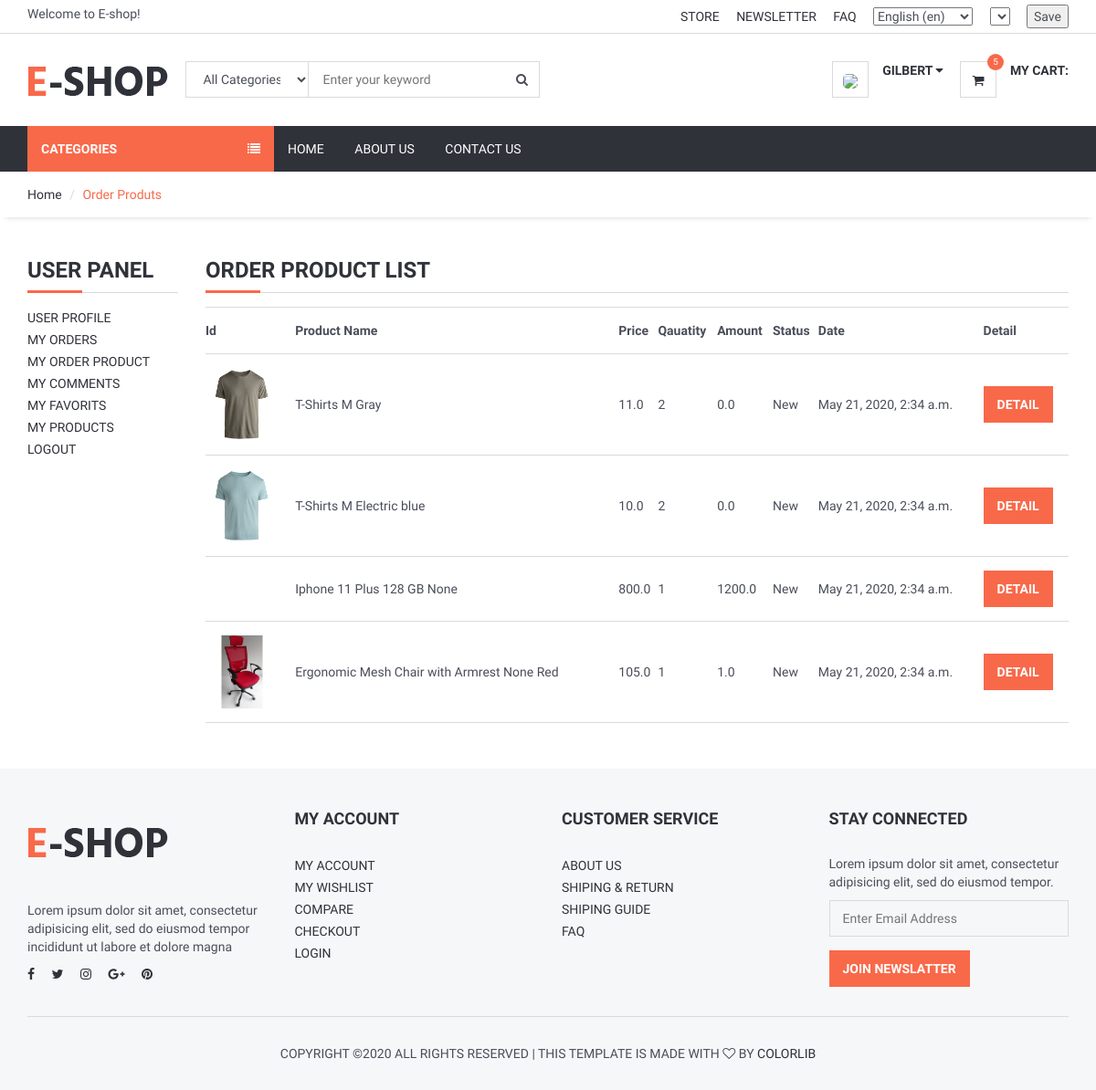
The app's page /user/orders_product/ (signed in) with its own data.
### order/models.py (models this page shows, shortened)
class OrderProduct(models.Model):
    STATUS = (
        ('New', 'New'),
        ('Accepted', 'Accepted'),
        ('Canceled', 'Canceled'),
    )
    order = models.ForeignKey(Order, on_delete=models.CASCADE)
    user = models.ForeignKey(User, on_delete=models.CASCADE)
    product = models.ForeignKey(Product, on_delete=models.CASCADE)
    variant = models.ForeignKey(Variants, on_delete=models.SET_NULL,blank=True, null=True) # relation with varinat
    quantity = models.IntegerField()
    price = models.FloatField()
    amount = models.FloatField()
    status = models.CharField(max_length=10, choices=STATUS, default='New')
    create_at = models.DateTimeField(auto_now_add=True)
    update_at = models.DateTimeField(auto_now=True)

### product/models.py (models this page shows, shortened)
class Variants(models.Model):
    title = models.CharField(max_length=100, blank=True,null=True)
    product = models.ForeignKey(Product, on_delete=models.CASCADE)
    color = models.ForeignKey(Color, on_delete=models.CASCADE,blank=True,null=True)
    size = models.ForeignKey(Size, on_delete=models.CASCADE,blank=True,null=True)
    image_id = models.IntegerField(blank=True,null=True,default=0)
    quantity = models.IntegerField(default=1)
    price = models.DecimalField(max_digits=12, decimal_places=2,default=0)
    def image(self):
        img = Images.objects.get(id=self.image_id)
        if img.id is not None:
             varimage=img.image.url
        else:
            varimage=""
        return varimage

class Images(models.Model):
    product=models.ForeignKey(Product,on_delete=models.CASCADE)
    title = models.CharField(max_length=50,blank=True)
    image = models.ImageField(blank=True, upload_to='images/')

class Product(models.Model):
    STATUS = (
        ('True', 'True'),
        ('False', 'False'),
    )
    VARIANTS = (
        ('None', 'None'),
        ('Size', 'Size'),
        ('Color', 'Color'),
        ('Size-Color', 'Size-Color'),
    )
    category = models.ForeignKey(Category, on_delete=models.CASCADE) #many to one relation with Category
    title = models.CharField(max_length=150)
    keywords = models.CharField(max_length=255)
    description = models.TextField(max_length=255)
    image=models.ImageField(upload_to='images/',null=False)
    price = models.DecimalField(max_digits=12, decimal_places=2,default=0)
    amount=models.IntegerField(default=0)
    minamount=models.IntegerField(default=3)
    variant=models.CharField(max_length=10,choices=VARIANTS, default='None')
    detail=RichTextUploadingField()
    slug = models.SlugField(null=False, unique=True)
    status=models.CharField(max_length=10,choices=STATUS)
    create_at=models.DateTimeField(auto_now_add=True)
    update_at=models.DateTimeField(auto_now=True)

class Size(models.Model):
    name = models.CharField(max_length=20)
    code = models.CharField(max_length=10, blank=True,null=True)
    def __str__(self):
        return self.name

class Color(models.Model):
    name = models.CharField(max_length=20)
    code = models.CharField(max_length=10, blank=True,null=True)
    def __str__(self):
        return self.name

### user/views.py (the view)
# urls.py: path('orders_product/', views.user_order_product, name='user_order_product'),
@login_required(login_url='/login') # Check login
def user_order_product(request):
    current_user = request.user
    order_product = OrderProduct.objects.filter(user_id=current_user.id).order_by('-id')
    context = {#'category': category,
               'order_product': order_product,
               }
    return render(request, 'user_order_products.html', context)

### home/templatetags/myapptags.py (called while the page is built)
@register.simple_tag
def shopcartcount(userid):
    count = ShopCart.objects.filter(user_id=userid).count()
    return count

### user/templates/user_order_products.html (shortened to what this page needs)
{% extends 'homebase.html' %}
{% block sidebar %} {% include 'sidebar.html' %} {% endblock %}
{% block body %}
    <div id="breadcrumb">
        <div class="container">
            <ul class="breadcrumb">
                <li><a href="/">Home</a></li>
                <li class="active">Order Produts</li>
            </ul>
        </div>
    </div>
    <div class="section">
        <div class="container">
            <div class="row">
                <div class="col-md-2">
                    {% include "user_panel.html" %}
                </div>
                <div class="col-md-10">
                    <div class="order-summary clearfix">
                        <div class="section-title">
                            <h3 class="title">Order Product List</h3>
                        </div>
                        <table class="shopping-cart-table table">
                            <tr>
                                <th class="text-left">Id </th>
                                <th class="text-left">Product Name </th>
                                <th class="text-left">Price </th>
                                <th class="text-left">Qauatity </th>
                                <th class="text-left">Amount </th>
                                <th class="text-left">Status </th>
                                <th class="text-left">Date </th>
                                <th class="text-left">Detail </th>
                            </tr>
                            {% for rs in order_product %}
                                <tr>
                                    <td class="text-left">
                                        <a href="/product/{{ rs.product_id }}/{{ rs.product.slug }}">
                                            {% if rs.variant.image_id > 0 %}
                                                <img src="{{rs.variant.image }}" alt="" style="height: 80px">
                                            {% else %}
                                                <img src="{{rs.product.image.url}}" alt="" style="height: 80px">
                                            {% endif %}
                                        </a>
                                    </td>
                                    <td>{{ rs.product.title}} {{ rs.variant.size }}   {{ rs.variant.color }}</td>
                                    <td class="text-left">{{ rs.price}} </td>
                                    <td class="text-left">{{ rs.quantity}} </td>
                                    <td class="text-left">{{ rs.amount}} </td>
                                    <td class="text-left">{{ rs.status}} </td>
                                    <td class="text-left">{{ rs.create_at}} </td>
                                    <td class="text-left"><a class="primary-btn" href="/user/order_product_detail/{{ rs.id }}/{{ rs.order.id}}"> Detail </a></td>
                                </tr>
                            {% endfor %}
                        </table>
                    </div>
                </div>
            </div>
        </div>
    </div>
{% endblock %}

### home/templates/homebase.html (shortened to what this page needs)
{% load i18n %}
<!DOCTYPE html>
<html lang="{{ LANGUAGE_CODE }}">
<head>
    {% load static %}
    <link type="text/css" rel="stylesheet" href="{% static '' %}css/bootstrap.min.css" />
    <link type="text/css" rel="stylesheet" href="{% static 'css/slick.css' %}" />
    <link type="text/css" rel="stylesheet" href="{% static '' %}css/slick-theme.css" />
    <link type="text/css" rel="stylesheet" href="{% static '' %}css/nouislider.min.css" />
    <link rel="stylesheet" href="{% static '' %}css/font-awesome.min.css">
    <link type="text/css" rel="stylesheet" href="{% static '' %}css/style.css" />
    <link rel="stylesheet" href="https://ajax.googleapis.com/ajax/libs/jqueryui/1.11.4/themes/smoothness/jquery-ui.css">
</head>
<body>
{% include 'header.html' %}
{% block sidebar %} {% endblock %}
{% block body %} {% endblock %}
{% include 'footer.html' %}
</body>
</html>

### home/templates/header.html (shortened to what this page needs)
{% load static %}
{% load i18n %}
{% load currency %}
<header>
    <div id="top-header">
        <div class="container">
            <div class="pull-left">
                <span>{% trans "Welcome to E-shop!" %}</span>
            </div>
            <div class="pull-right">
                <ul class="header-top-links">
                    <li><a href="#">{% trans "Store" %}</a></li>
                    <li><a href="#">{% trans "Newsletter" %}</a></li>
                    <li><a href="{% url 'faq' %}">{% trans "FAQ" %}</a></li>
                    <li class="dropdown default-dropdown">
                        <form action="{% url 'selectlanguage' %}" method="post">{% csrf_token %}
                            <select name="language" onchange="submit()" >
                                {% get_current_language as LANGUAGE_CODE %}
                                {% get_available_languages as LANGUAGES %}
                                {% get_language_info_list for LANGUAGES as languages %}
                                {% for language in languages %}
                                    <option value="{{ language.code }}"{% if language.code == LANGUAGE_CODE %} selected{% endif %}>
                                        {{ language.name_local }} ({{ language.code }})
                                    </option>
                                {% endfor %}
                            </select>
                        </form>
                    </li>
                    <li class="dropdown default-dropdown">
                        <form id="currency_switcher" method="POST" action="{% url 'selectcurrency' %}">
                            <select name="currency" onchange="submit()" >
                            </select>
                        </form>
                    </li>
                    <li class="dropdown default-dropdown">
                        <form id="currency_switcher" method="POST" action="{% url 'savelangcur' %}">
                            <input type="submit" value="Save" />
                        </form>
                    </li>
                </ul>
            </div>
        </div>
    </div>
    <div id="header">
        <div class="container">
            <div class="pull-left">
                <div class="header-logo">
                    <a class="logo" href="{% url 'home' %}">
                        <img src="{% static '' %}img/logo.png" alt="">
                    </a>
                </div>
                <div class="header-search">
                    <form action="/search/" method="post">
                        <input id="query" name="query" class="input search-input" type="text" placeholder="Enter your keyword">
                        <select name="catid"  class="input search-categories">
                            <option value="0">{% trans "All Categories" %}</option>
                        </select>
                        <button class="search-btn"><i class="fa fa-search"></i></button>
                    </form>
                </div>
            </div>
            <div class="pull-right" >
                <ul class="header-btns">
                    <li class="header-account dropdown default-dropdown">
                        {% if user.id is not None %}
                            <div class="dropdown-toggle" role="button" data-toggle="dropdown" aria-expanded="true">
                                <div class="header-btns-icon">
                                    <img src="{{ request.session.userimage }}" style="height: 40px; border-radius: 30%">
                                </div>
                                <strong class="text-uppercase">{{ user.first_name }} <i class="fa fa-caret-down"></i></strong>
                            </div>
                        {% else %}
                            <a href="{% url 'login' %}" class="text-uppercase">Login</a> / <a href="{% url 'signup' %}" class="text-uppercase">Sign Up</a>
                        {% endif %}
                    </li>
                    <li class="header-cart dropdown default-dropdown">
                        <a href="{% url 'shopcart'%}" >
                            <div class="header-btns-icon">
                                <i class="fa fa-shopping-cart"></i>
                                {% load myapptags %}
                                {% shopcartcount user.id as count %}
                                <span class="qty">{{ count }}</span>
                            </div>
                            <strong class="text-uppercase">{% trans "My Cart:" %}</strong>
                            <br>
                        </a>
                    </li>
                </ul>
            </div>
        </div>
    </div>
</header>

### home/templates/sidebar.html (shortened to what this page needs)
{% load static %}
{% load i18n %}
<div id="navigation">
    <div class="container">
        <div id="responsive-nav">
            {% if page %}
                <div class="category-nav">
            {% else %}
                <div class="category-nav show-on-click">
            {% endif %}
            <span class="category-header">{% trans "Categories" %} <i class="fa fa-list"></i></span>
            {% load myapptags %}
            </div>
            <div class="menu-nav">
                <ul class="menu-list">
                    <li><a href="{% url 'home' %}">{% trans "Home" %}</a></li>
                    <li><a href="{% url 'aboutus' %}">{% trans "About Us" %}</a></li>
                    <li><a href="{% url 'contactus' %}">{% trans "Contact Us" %}</a></li>
                </ul>
            </div>
            </div>
        </div>
    </div>

### user/templates/user_panel.html
<div class="billing-details">
    <div class="section-title">
        <h3 class="title">User Panel</h3>
    </div>
    <div class="aside">
    <ul class="list-links">
        <li><a href="/user">User Profile</a></li>
        <li><a href="/user/orders">My Orders</a></li>
        <li><a href="/user/orders_product">My Order Product</a></li>
        <li><a href="/user/comments">My Comments</a></li>
        <li><a href="/user/favorits">My Favorits</a></li>
        <li><a href="/user/products">My Products</a></li>
        <li><a href="/logout">Logout</a></li>
    </ul>
</div>
</div>

### home/templates/footer.html (shortened to what this page needs)
{% load static %}
	<footer id="footer" class="section section-grey">
		<div class="container">
			<div class="row">
				<div class="col-md-3 col-sm-6 col-xs-6">
					<div class="footer">
						<div class="footer-logo">
							<a class="logo" href="#">
		            <img src="{% static '' %}img/logo.png" alt="">
		          </a>
						</div>
						<p>Lorem ipsum dolor sit amet, consectetur adipisicing elit, sed do eiusmod tempor incididunt ut labore et dolore magna</p>
						<ul class="footer-social">
							<li><a href="#"><i class="fa fa-facebook"></i></a></li>
							<li><a href="#"><i class="fa fa-twitter"></i></a></li>
							<li><a href="#"><i class="fa fa-instagram"></i></a></li>
							<li><a href="#"><i class="fa fa-google-plus"></i></a></li>
							<li><a href="#"><i class="fa fa-pinterest"></i></a></li>
						</ul>
					</div>
				</div>
				<div class="col-md-3 col-sm-6 col-xs-6">
					<div class="footer">
						<h3 class="footer-header">My Account</h3>
						<ul class="list-links">
							<li><a href="#">My Account</a></li>
							<li><a href="#">My Wishlist</a></li>
							<li><a href="#">Compare</a></li>
							<li><a href="#">Checkout</a></li>
							<li><a href="#">Login</a></li>
						</ul>
					</div>
				</div>
				<div class="col-md-3 col-sm-6 col-xs-6">
					<div class="footer">
						<h3 class="footer-header">Customer Service</h3>
						<ul class="list-links">
							<li><a href="#">About Us</a></li>
							<li><a href="#">Shiping & Return</a></li>
							<li><a href="#">Shiping Guide</a></li>
							<li><a href="#">FAQ</a></li>
						</ul>
					</div>
				</div>
				<div class="col-md-3 col-sm-6 col-xs-6">
					<div class="footer">
						<h3 class="footer-header">Stay Connected</h3>
						<p>Lorem ipsum dolor sit amet, consectetur adipisicing elit, sed do eiusmod tempor.</p>
						<form>
							<div class="form-group">
								<input class="input" placeholder="Enter Email Address">
							</div>
							<button class="primary-btn">Join Newslatter</button>
						</form>
					</div>
				</div>
			</div>
			<hr>
			<div class="row">
				<div class="col-md-8 col-md-offset-2 text-center">
					<div class="footer-copyright">
						Copyright &copy;<script>document.write(new Date().getFullYear());</script> All rights reserved | This template is made with <i class="fa fa-heart-o" aria-hidden="true"></i> by <a href="https://colorlib.com" target="_blank">Colorlib</a>
					</div>
				</div>
			</div>
		</div>
	</footer>

### records on screen
OrderProduct: variant.image (picture), product "T-Shirts", variant.size "M", variant.color "Gray", price "11.0", quantity "2", amount "0.0", status "New", create_at "May 21, 2020, 2:34 a.m."
OrderProduct: variant.image (picture), product "T-Shirts", variant.size "M", variant.color "Electric blue", price "10.0", quantity "2", amount "0.0", status "New", create_at "May 21, 2020, 2:34 a.m."
OrderProduct: product "Iphone 11 Plus", variant.size "128 GB", variant.color "None", price "800.0", quantity "1", amount "1200.0", status "New", create_at "May 21, 2020, 2:34 a.m."
OrderProduct: variant.image (picture), product "Ergonomic Mesh Chair with Armrest", variant.size "None", variant.color "Red", price "105.0", quantity "1", amount "1.0", status "New", create_at "May 21, 2020, 2:34 a.m."

### other values on screen
{{ user.first_name }} "GILBERT"
{{ count }} "5"
form field language "English (en)"
